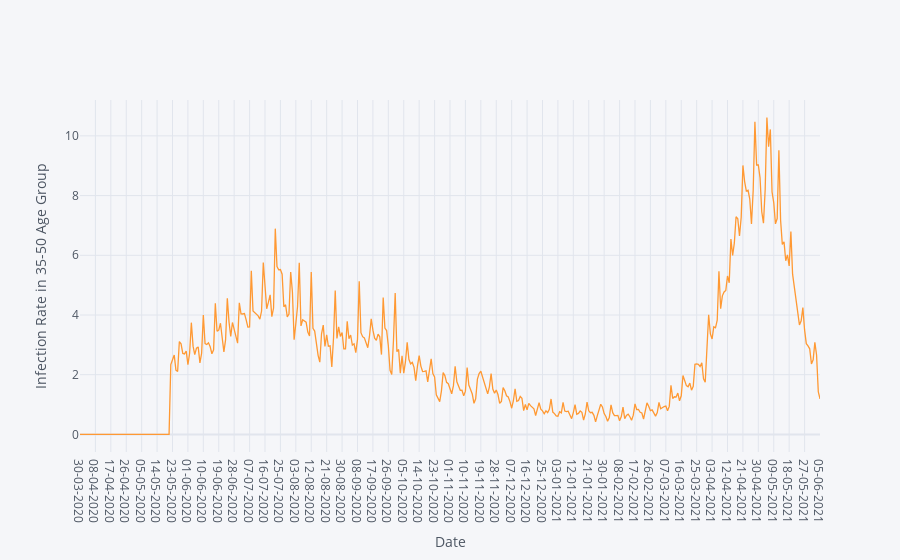

Write notebook code for a chart like this one.
### Code cell
data5.iplot(xTitle='Date',yTitle='Infection Rate in 35-50 Age Group')

### Figure 1 — Plotly figure (JSON) as saved in the notebook; plotly's stock layout.template omitted (floating-point values rounded to 4 significant figures; data arrays with more than 128 entries replaced by an {"elided": "..."} marker saying what was removed)
{"data": [{"line": {"color": "rgba(255, 153, 51, 1.0)", "dash": "solid", "shape": "linear", "width": 1.3}, "mode": "lines", "name": "infection_rate", "text": "", "type": "scatter", "x": {"elided": "433 str values"}, "y": {"elided": "433 float values"}}], "layout": {"legend": {"bgcolor": "#F5F6F9", "font": {"color": "#4D5663"}}, "paper_bgcolor": "#F5F6F9", "plot_bgcolor": "#F5F6F9", "title": {"font": {"color": "#4D5663"}}, "xaxis": {"gridcolor": "#E1E5ED", "showgrid": true, "tickfont": {"color": "#4D5663"}, "title": {"font": {"color": "#4D5663"}, "text": "Date"}, "zerolinecolor": "#E1E5ED"}, "yaxis": {"gridcolor": "#E1E5ED", "showgrid": true, "tickfont": {"color": "#4D5663"}, "title": {"font": {"color": "#4D5663"}, "text": "Infection Rate in 35-50 Age Group"}, "zerolinecolor": "#E1E5ED"}}}
